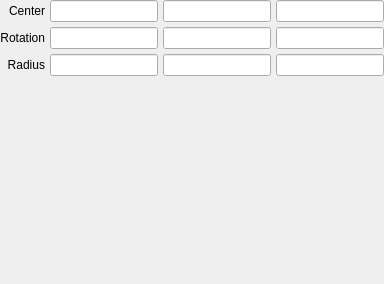
         <widget class="QWidget" name="ellipsoid">
          <layout class="QGridLayout" name="gridLayout_38">
           <property name="margin">
            <number>0</number>
           </property>
           <property name="spacing">
            <number>5</number>
           </property>
           <item row="0" column="2">
            <widget class="LineEdit" name="lineedit_ellipsoid_translation_y"/>
           </item>
           <item row="1" column="0">
            <widget class="QLabel" name="label_84">
             <property name="text">
              <string>Rotation</string>
             </property>
             <property name="alignment">
              <set>Qt::AlignRight|Qt::AlignTrailing|Qt::AlignVCenter</set>
             </property>
            </widget>
           </item>
           <item row="1" column="1">
            <widget class="LineEdit" name="lineedit_ellipsoid_rotation_x"/>
           </item>
           <item row="0" column="3">
            <widget class="LineEdit" name="lineedit_ellipsoid_translation_z"/>
           </item>
           <item row="0" column="0">
            <widget class="QLabel" name="label_85">
             <property name="text">
              <string>Center</string>
             </property>
             <property name="alignment">
              <set>Qt::AlignRight|Qt::AlignTrailing|Qt::AlignVCenter</set>
             </property>
            </widget>
           </item>
           <item row="0" column="1">
            <widget class="LineEdit" name="lineedit_ellipsoid_translation_x"/>
           </item>
           <item row="1" column="2">
            <widget class="LineEdit" name="lineedit_ellipsoid_rotation_y"/>
           </item>
           <item row="1" column="3">
            <widget class="LineEdit" name="lineedit_ellipsoid_rotation_z"/>
           </item>
           <item row="3" column="0">
            <spacer name="verticalSpacer_31">
             <property name="orientation">
              <enum>Qt::Vertical</enum>
             </property>
             <property name="sizeHint" stdset="0">
              <size>
               <width>20</width>
               <height>208</height>
              </size>
             </property>
            </spacer>
           </item>
           <item row="2" column="0">
            <widget class="QLabel" name="label_86">
             <property name="text">
              <string>Radius</string>
             </property>
             <property name="alignment">
              <set>Qt::AlignRight|Qt::AlignTrailing|Qt::AlignVCenter</set>
             </property>
            </widget>
           </item>
           <item row="2" column="1">
            <widget class="LineEdit" name="lineedit_ellipsoid_radius_x"/>
           </item>
           <item row="2" column="2">
            <widget class="LineEdit" name="lineedit_ellipsoid_radius_y"/>
           </item>
           <item row="2" column="3">
            <widget class="LineEdit" name="lineedit_ellipsoid_radius_z"/>
           </item>
          </layout>
         </widget>
